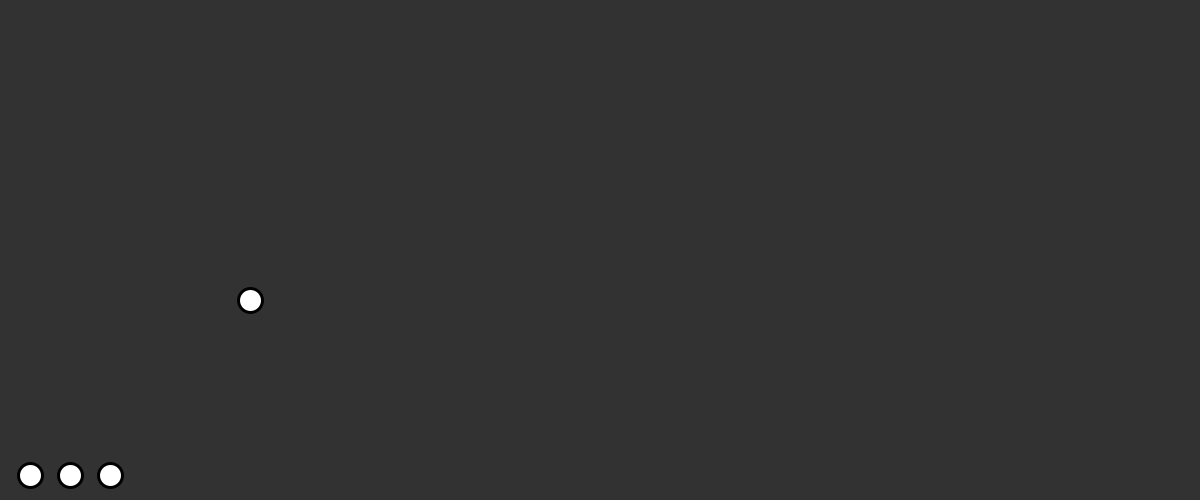
Frame 1 (no input)
Frame 60 (the mouse pressed at the canvas centre just before this capture): identical to frame 1, image omitted
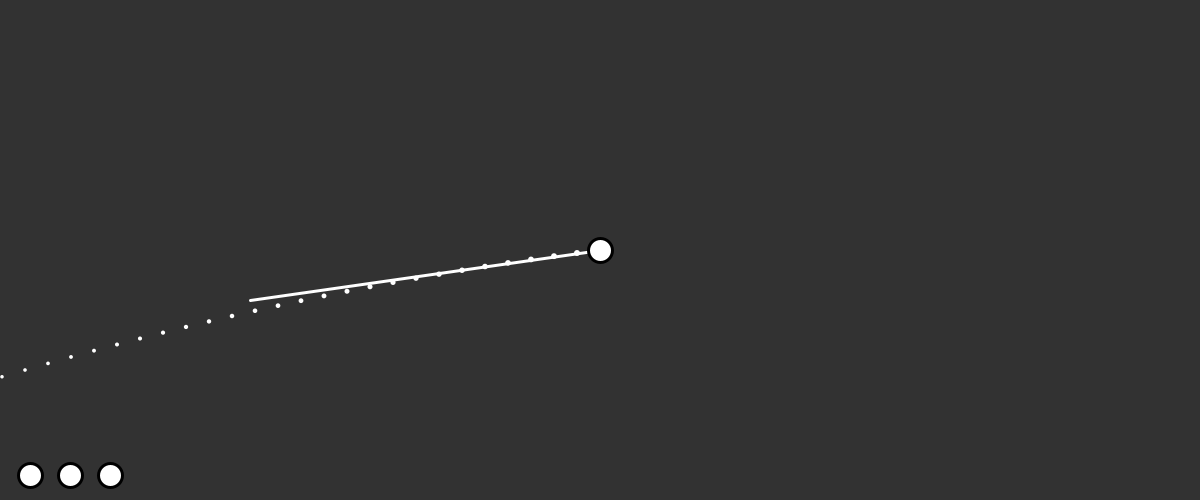
Frame 120 (the mouse held since frame 60 and released just before this capture)

The Processing sketch that drew these frames (run headless with seeded random() and noise(); from frame 60 on, the mouse is pressed at the canvas centre):

// Processing sketch: Possibly_The_Best_Sketch_Ever
// ── Possibly_The_Best_Sketch_Ever.pde
float xspeed = 0;
float yspeed = 0;
float xloc;
float yloc;
float grav = 0;
boolean going = true;
float balls = 3;
float click = 1;

void setup()
{
  //fullScreen();
  size(1200, 500);
  yloc = height - 200;
  xloc = 250;
  strokeWeight(3);
    
}
void draw()
{
  background(50);
  if(mousePressed && balls >=0)
  {
    yspeed = (mouseY-(height - 200))/15;
    xspeed = (mouseX-250)/15;
    xloc = mouseX;
    yloc = mouseY;
    grav = 0.15;
    stroke(255);
    line(250, height-200, xloc, yloc);
    plotDots();
  }
  else if(going)
  {
    check();
    yspeed -= grav;
    if(yloc == height - 13)
      xspeed /= 1.008;
    xloc -= xspeed;
    yloc -= yspeed;
  }
  for(int i = 0; i < balls; i++)
  {
  stroke(0);
  fill(255);
  ellipse(40*i + 30, height - 25, 24, 24);
  }
  stroke(0);
  fill(255);
  ellipse(xloc, yloc, 24, 24);
  println("X: "+xloc);
  println("Y: "+yloc);
  println("XSpeed: "+xspeed);
  println("YSpeed: "+yspeed);
  println("Balls: "+balls);
  drawArc();
}

void drawArc()
{
  
}

void keyPressed()
{
  going = !going;
}

void mousePressed()
{
  if(click != 1)
  balls--;
  click++;
}  

void mouseWheel()
{
  balls = 4;
}  

void plotDots()
{
  float yspeeder = yspeed;
    float ylocer = yloc;
  for(int i = 1; i <= (abs(xspeed)+abs(yspeed))/2*4 /*+ 80 */; i++)
    {
      float dotSize = map(i, 1, (abs(xspeed)+abs(yspeed))/2*4 /*+ 80*/, 6, 1);
      ylocer -= yspeeder;
      noStroke();
      fill(255);
      ellipse((i*xspeed)/(-1)+mouseX, ylocer, dotSize, dotSize);
      yspeeder = yspeeder - grav;
    }
}




































void check()
{
  if(xloc < 13) 
    {
      xspeed = xspeed*(-1)/1.4;
      xloc = 13;
    }
    else if(xloc > width-13)
    {
      xspeed = xspeed*(-1)/1.4;
      xloc = width-13;
    }
    if(yloc < 13) 
    {
      yspeed = yspeed*(-1)/1.4;
      yloc = 13;
    }
    else if(yloc > height-13)
    {
      yspeed = yspeed*(-1)/1.4;
      yloc = height-13;
    } 
}   
  
